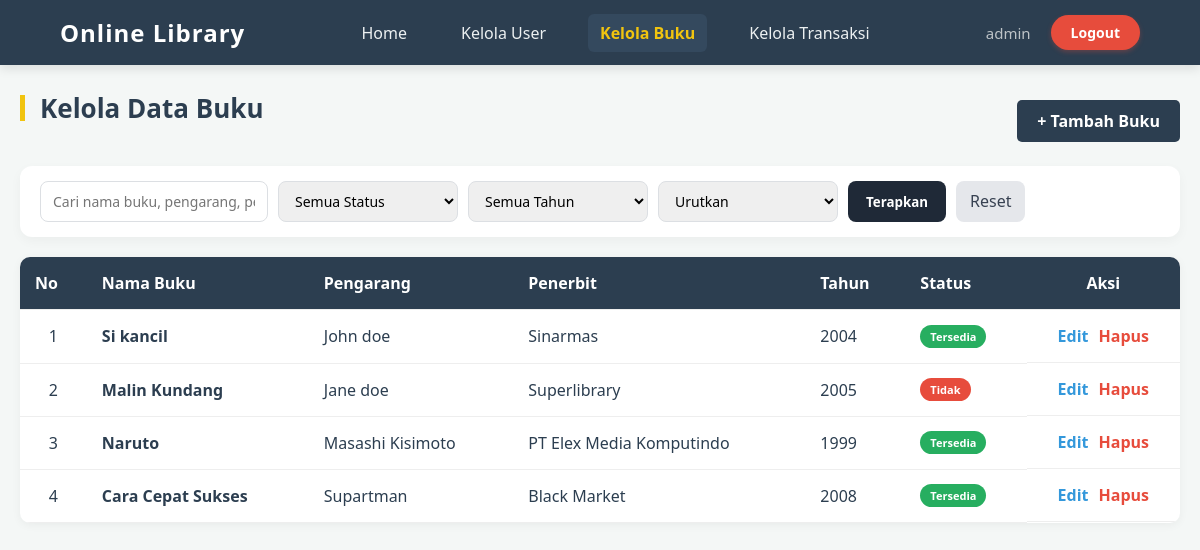
Screenshot of /admin/kelola_buku.php (signed in) with the database file from the repository.
### tables this page shows
CREATE TABLE `buku` (
  `id_buku` int NOT NULL,
  `nama_buku` varchar(100) NOT NULL,
  `pengarang` varchar(30) NOT NULL,
  `penerbit` varchar(100) NOT NULL,
  `tahun_terbit` year NOT NULL,
  `status` enum('Tersedia','Tidak','Dipinjam','Kembali') NOT NULL
);

### admin/kelola_buku.php (the view, shortened to what this page needs)
<?php
include '../config/config.php';
?>
<?php include 'navbar.php'; ?>
    <link rel="stylesheet" href="../css/dashboard_admin.css">
    <link rel="stylesheet" href="../css/buku/kelola_buku.css">
<div class="main-content">
    <div class="header-section">
        <h2>Kelola Data Buku</h2>
        <a href="/admin/config_buku/tambah_buku.php" class="btn-add">+ Tambah Buku</a>
    </div>
    <div class="filter-card">
    <form method="GET" class="filter-form">
        <input
            type="text"
            name="search"
            placeholder="Cari nama buku, pengarang, penerbit..."
            value="<?= $_GET['search'] ?? '' ?>">
        <select name="status">
            <option value="">Semua Status</option>
        </select>
        <select name="tahun">
            <option value="">Semua Tahun</option>
        </select>
        <select name="urut">
            <option value="">Urutkan</option>
        </select>
        <button type="submit">Terapkan</button>
        <a href="kelola_buku.php" class="btn-reset">Reset</a>
    </form>
</div>
    <div class="table-card">
        <table class="modern-table">
            <thead>
                <tr>
                    <th>No</th>
                    <th>Nama Buku</th>
                    <th>Pengarang</th>
                    <th>Penerbit</th>
                    <th>Tahun</th>
                    <th>Status</th>
                    <th style="text-align: center;">Aksi</th>
                </tr>
            </thead>
            <tbody>
                <?php
                $no = 1;
                $where = [];
$order = "ORDER BY id_buku ASC";
$whereSQL = count($where) ? "WHERE " . implode(" AND ", $where) : "";
$query = "SELECT * FROM buku $whereSQL $order";
$data = mysqli_query($koneksi, $query);
                while ($b = mysqli_fetch_assoc($data)) {
                ?>
                    <tr>
                        <td style="text-align: center;"><?= $no++; ?></td>
                        <td><strong><?= $b['nama_buku']; ?></strong></td>
                        <td><?= $b['pengarang']; ?></td>
                        <td><?= $b['penerbit']; ?></td>
                        <td><?= $b['tahun_terbit']; ?></td>
                        <td>
                            <span class="badge <?= ($b['status'] == 'Tersedia') ? 'bg-green' : 'bg-red'; ?>">
                                <?= $b['status']; ?>
                            </span>
                        </td>
                        <td class="action-buttons">
                            <a href="config_buku/edit_buku.php?id=<?= $b['id_buku']; ?>" class="link-edit">Edit</a>
                            <a href="config_buku/hapus_buku.php?id=<?= $b['id_buku']; ?>"
                                class="link-delete" onclick="return confirm('Yakin hapus?')">Hapus</a>
                        </td>
                    </tr>
                <?php } ?>
            </tbody>
        </table>
    </div>
</div>

### css/navbar.css (style rules this page uses)
* { margin: 0; padding: 0; box-sizing: border-box; font-family: 'Segoe UI', Tahoma, Geneva, Verdana, sans-serif; }

### css/dashboard_admin.css (style rules this page uses)
* { box-sizing: border-box; }

### css/buku/kelola_buku.css (style rules this page uses)
.main-content { max-width: 1200px; margin: 30px auto; padding: 0 20px; font-family: 'Segoe UI', Arial, sans-serif; }
.main-content h2 { color: #2c3e50 !important; margin-bottom: 25px !important; font-size: 26px !important; border-left: 5px solid #f1c40f !important; padding-left: 15px !important; line-height: 1 !important; display: block !important; }
.header-section { display: flex; justify-content: space-between; align-items: center; margin-bottom: 20px; }
.btn-add { background-color: #2c3e50; color: white; padding: 10px 20px; border: none; border-radius: 5px; cursor: pointer; font-weight: bold; transition: 0.3s; text-decoration: none !important; border-bottom: none !important; }
.table-card { background: white; border-radius: 10px; box-shadow: 0 2px 10px rgba(0,0,0,0.05); overflow: hidden; }
.filter-card { background: #ffffff; padding: 15px 20px; border-radius: 12px; margin-bottom: 20px; box-shadow: 0 4px 12px rgba(0,0,0,0.04); }
.filter-form { display: flex; gap: 10px; flex-wrap: wrap; }
.filter-form input, .filter-form select { padding: 9px 12px; border-radius: 8px; border: 1px solid #dcdfe3; font-size: 14px; min-width: 180px; }
.filter-form button { background: #1f2937; color: #fff; border: none; padding: 9px 18px; border-radius: 8px; cursor: pointer; font-weight: 600; }
.btn-reset { background: #e5e7eb; color: #374151; padding: 9px 14px; border-radius: 8px; text-decoration: none; font-weight: 500; }
.badge { padding: 4px 10px; border-radius: 20px; font-size: 12px; font-weight: 600; color: #fff; }
.bg-green { background: #22c55e; }
.bg-red { background: #ef4444; }
.modern-table { width: 100%; border-collapse: collapse; }
.modern-table thead { background-color: #2c3e50; color: white; }
.modern-table th, .modern-table td { padding: 15px; text-align: left; border-bottom: 1px solid #eee; }
.badge { padding: 4px 10px; border-radius: 20px; font-size: 11px; font-weight: bold; color: white; }
.bg-green { background-color: #27ae60; }
.bg-red { background-color: #e74c3c; }
.action-buttons { display: flex; gap: 10px; justify-content: center; }
.link-edit { color: #3498db; text-decoration: none; font-weight: bold; }
.link-delete { color: #e74c3c; text-decoration: none; font-weight: bold; }

### rows the page displays
buku: nama_buku "Si kancil", pengarang "John doe", penerbit "Sinarmas", tahun_terbit "2004", status "Tersedia"
buku: nama_buku "Malin Kundang", pengarang "Jane doe", penerbit "Superlibrary", tahun_terbit "2005", status "Tidak"
buku: nama_buku "Naruto", pengarang "Masashi Kisimoto", penerbit "PT Elex Media Komputindo", tahun_terbit "1999", status "Tersedia"
buku: nama_buku "Cara Cepat Sukses", pengarang "Supartman", penerbit "Black Market", tahun_terbit "2008", status "Tersedia"

### other values shown
$_SESSION['username'] "admin"
